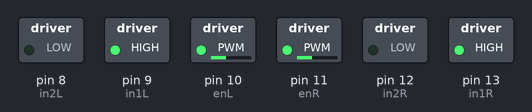
This sketch was run on a simulated Arduino Uno, built with avr-gcc and run on an emulated ATmega328P. Parts: switched loads named in the sketch (green lamp = pin HIGH).

Above: at 0.1 s.
Timing chart, 0 to 1.6 s (numbered marks = the images above):
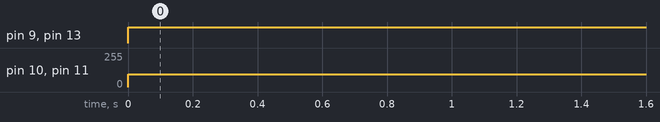

Measured:
- by itself, pin 9 (in1L), pin 13 (in1R): LOW → HIGH at 0.00 s
- by itself, pin 10 (enL), pin 11 (enR): 0/255 → 95/255 at 0.00 s

The sketch:

MotorTtest.ino
```cpp
#define SPEED 95


//right motor pins
const int in1R = 13;
const int in2R = 12;
const int enR = 11;

//left motor pins
const int in1L = 9;
const int in2L = 8;
const int enL = 10;

void setup() {
  // put your setup code here, to run once:
  Serial.begin(9600);
  pinMode(in1L,OUTPUT);
  pinMode(in2L,OUTPUT);
  pinMode(in1R,OUTPUT);
  pinMode(in2R,OUTPUT);
  pinMode(enL,OUTPUT);
  pinMode(enR,OUTPUT);

  digitalWrite(enL, LOW);
  digitalWrite(enR, LOW);

}

void loop() {
  // put your main code here, to run repeatedly:
    analogWrite(enL,SPEED);
    analogWrite(enR, SPEED);

    digitalWrite(in1L, HIGH);
    digitalWrite(in2L, LOW);
    digitalWrite(in1R, HIGH);
    digitalWrite(in2R, LOW);
    delay(3000);
    /*digitalWrite(in1L, LOW);
    digitalWrite(in2L, HIGH);
    digitalWrite(in1R, LOW);
    digitalWrite(in2R, HIGH);
    delay(3000);
    digitalWrite(in1L, HIGH);
    digitalWrite(in2L, LOW);
    digitalWrite(in1R, LOW);
    digitalWrite(in2R, HIGH);
    delay(3000);
    digitalWrite(in1L, LOW);
    digitalWrite(in2L, HIGH);
    digitalWrite(in1R, HIGH);
    digitalWrite(in2R, LOW);
    delay(3000);  */


}
```
